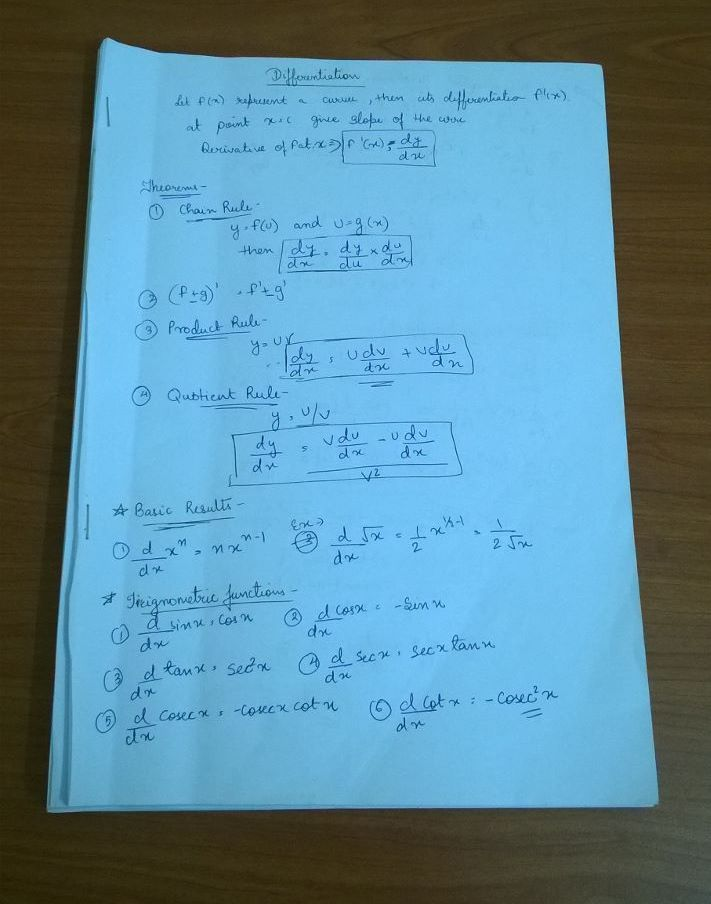
#> input picture test.jpg, 711 x 904 px
$ python sobel.py
#> lines starting #> are read from the running program, lines starting #| are printed output that depends on the picture
import numpy as np
import matplotlib.pyplot as plt
import cv2
#define the vertical filter
vertical_filter = [[-1,-2,-1], [0,0,0], [1,2,1]]

#define the horizontal filter
horizontal_filter = [[-1,0,1], [-2,0,2], [-1,0,1]]

#read in the pinwheel image
img = plt.imread('test.jpg')
#> img is the input picture: shape (904, 711, 3); mean R, G, B 91.8, 138.5, 157.9


if img.shape[0]>1500 and img.shape[1]>1200:
    #Rescaling the image
    scale_percent = 20# percent of original size
    width = int(img.shape[1] * scale_percent / 100)
    height = int(img.shape[0] * scale_percent / 100)
    dim = (width, height)
    # resize image
    img = cv2.resize(img, dim, interpolation = cv2.INTER_AREA)

    #cv2.imshow("Resized image", img)
    #cv2.waitKey(0)
    #cv2.destroyAllWindows()


#get the dimensions of the image
n,m,d = img.shape
#> n = 904; m = 711; d = 3

#initialize the edges image
edges_img = img.copy()


#loop over all pixels in the image
for row in range(3, n-2):
    for col in range(3, m-2):

        #create little local 3x3 box
        local_pixels = img[row-1:row+2, col-1:col+2, 0]

        #apply the vertical filter
        vertical_transformed_pixels = vertical_filter*local_pixels
        #remap the vertical score
        vertical_score = vertical_transformed_pixels.sum()/4

        #apply the horizontal filter
        horizontal_transformed_pixels = horizontal_filter*local_pixels
        #remap the horizontal score
        horizontal_score = horizontal_transformed_pixels.sum()/4

        #combine the horizontal and vertical scores into a total edge score
        edge_score = (vertical_score**2 + horizontal_score**2)**.5

        #insert this edge score into the edges image
        edges_img[row, col] = [edge_score]*3
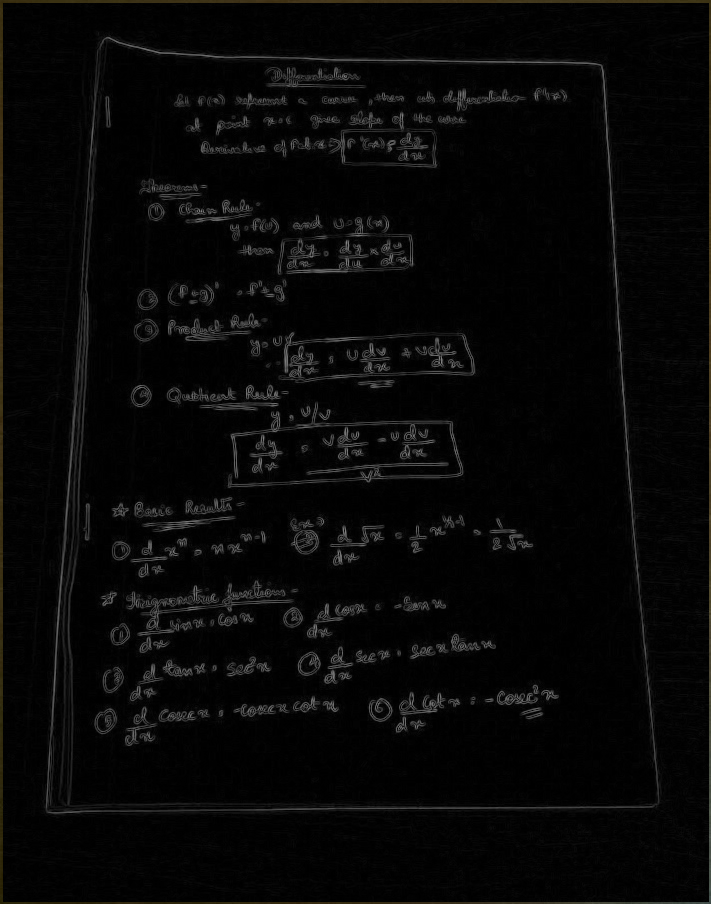
#> edges_img: shape (904, 711, 3); mean R, G, B 7.2, 7.1, 6.8

#remap the values in the 0-1 range in case they went out of bounds
edges_img = edges_img/edges_img.max()
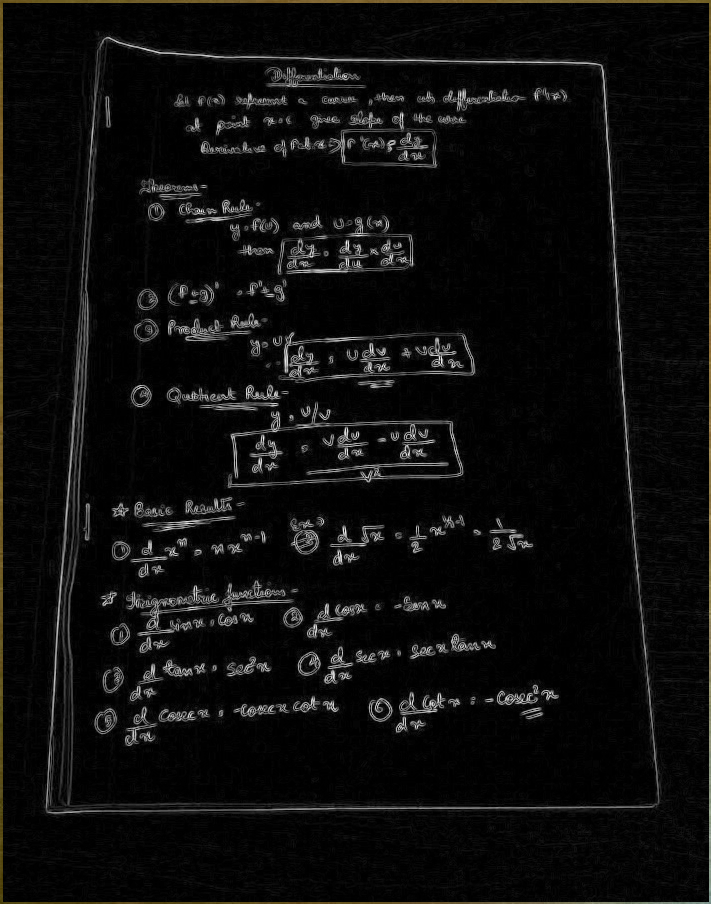
#> edges_img: shape (904, 711, 3) float64; mean R, G, B 0.0536, 0.0527, 0.0503
#> (the run stopped early here; a loop or call above may not have finished)

$ run again, with 1.jpg copied over test.jpg
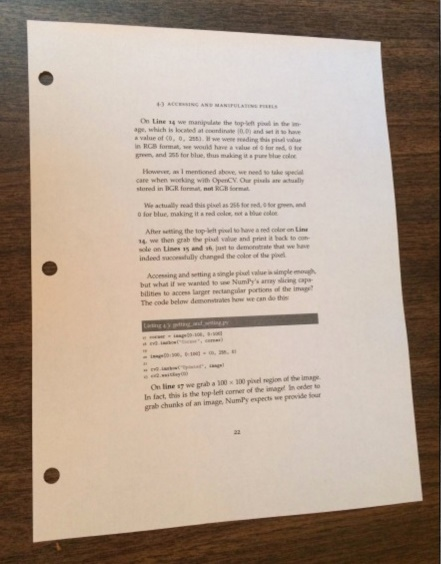
#> input picture 1.jpg, 441 x 564 px
#> img is the input picture: shape (564, 441, 3); mean R, G, B 175.8, 158.2, 143.3
#> after the loop `for row in range(3, n-2):`:
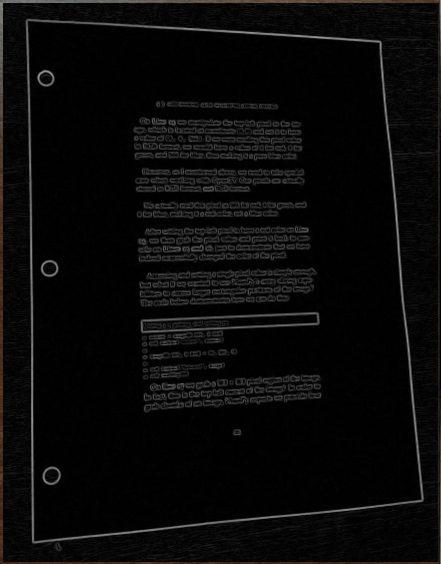
#> edges_img: shape (564, 441, 3); mean R, G, B 9.9, 9.6, 9.3
#> `edges_img = edges_img/edges_img.max()`:
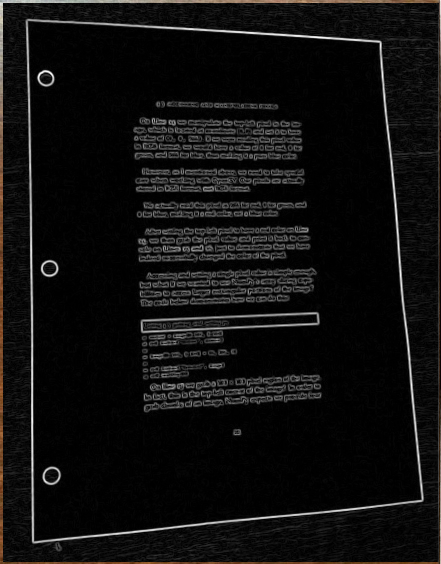
#> edges_img: shape (564, 441, 3) float64; mean R, G, B 0.065, 0.0627, 0.0608
